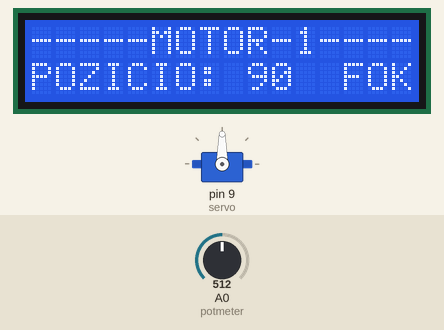
This sketch was run on a simulated Arduino Uno, built with avr-gcc and run on an emulated ATmega328P. Parts: 16×2 character LCD, servo. Inputs (shaded band) come from the test bench; at power-on: A0 (potmeter) = 512.

Above: at 4.2 s.
4.3 s: A0 (potmeter) set to 716
At 5.3 s:
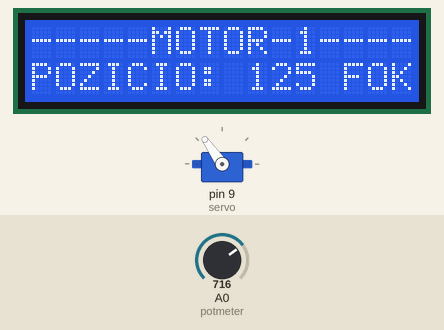
5.8 s: A0 (potmeter) set to 900
At 6.4 s:
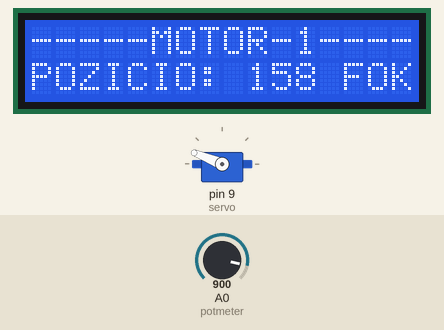
7.3 s: A0 (potmeter) set to 1023
At 8.5 s:
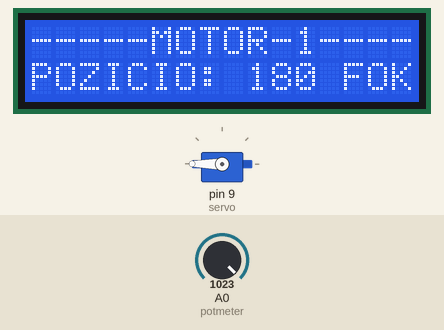
8.8 s: A0 (potmeter) set to 306
At 9.8 s:
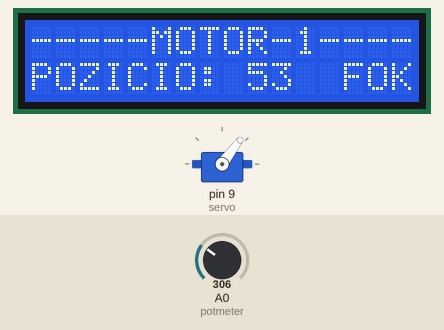
10.3 s: A0 (potmeter) set to 122
At 10.6 s:
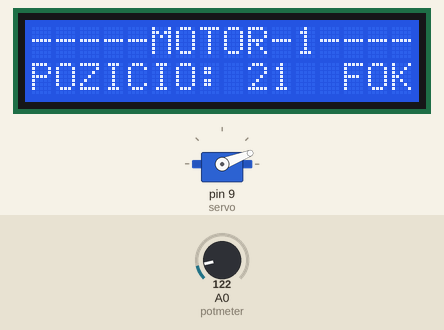
Timing chart, 0 to 12.8 s (numbered marks = the images above; inputs shaded):
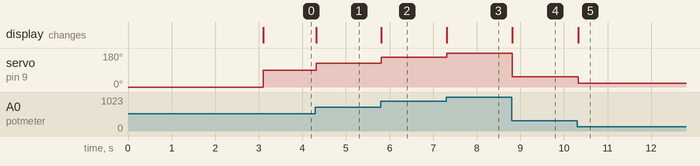

Measured:
- after the input at 4.3 s, servo on pin 9 (servo): 90° → 125° at once; the display: changes at once (image 1)
- after the input at 5.8 s, servo on pin 9 (servo): 125° → 158° at once; the display: changes at once (image 2)
- after the input at 7.3 s, servo on pin 9 (servo): 158° → 180° at once; the display: changes at once (image 3)
- after the input at 8.8 s, servo on pin 9 (servo): 180° → 53° at once; the display: changes at once (image 4)
- after the input at 10.3 s, servo on pin 9 (servo): 53° → 21° at once; the display: changes at once (image 5)

The sketch:

servocontrol.ino
```cpp
#include<Wire.h> //Wire könyvtár beillesztése az I2C busz használatához
#include<LiquidCrystal_I2C.h> //Az I2C Folyékony kristályos LCD kijelző kezelő könyvtára
LiquidCrystal_I2C lcd(0x27, 16, 2); //Az általunk használt kijelző karakterkészlete 16 karakter és 2 sor
#include<Servo.h> //A szervomotor vezérléséhez szükséges könyvtár beillesztése
Servo servo; //Servo típusú változó mely a szervomotorra mutat

int p; //A pozíciót tartalmazó változó
const int potmeter = A0; //konstans globális integer típusú változó mely a potenciométer vezetőjének pin-jét tárolja

void setup()
{
  lcd.init(); //Az LCD kijelző inicializálása
  lcd.backlight(); //Az LCD kijelző háttérvilágításának bekapcsolása
  lcd.clear(); //Az LCD kijelző tartalmának a törlése
  servo.attach(9); //A szervomotor csatlakoztatása a 9-es pinre
  servo.write(0); //A szervomotor 0-dik pozícióba állítása
  delay(3000); //Várakozás 3 másodpercig
  lcd.setCursor(0,0); //Kurzor pozicionálás ez esetben 0. karakter a 0. sorban
  lcd.print("-----MOTOR-1----"); //Megadott karakterlánc kiíratása
}

void loop() //ciklus
{
  lcd.setCursor(0,1); //Kurzor pozicionálás ez esetben 0. karakter a 1. sorban
  lcd.print("POZICIO:"); //Megadott karakterlánc kiíratása
  p = analogRead(potmeter); //A potenciométer értékének beolvasása és a p változóban tárolása
  p = map (p, 0, 1023, 0, 180); //A kapott érték intervallumának motorpozícióként értelmezhető értékké alakítása
  lcd.setCursor(9,1); //Kurzor pozicionálás ez esetben 9. karakter a 1. sorban
  lcd.print(p); //A változó értékének kiíratása
  lcd.print(" "); //Üres karakterlánc kiíratása
  servo.write(p); //A szervomotor pozicionálása a változó értékének megfelelően
  lcd.setCursor(13,1); //Kurzor pozicionálás ez esetben 13. karakter a 1. sorban
  lcd.print("FOK"); //Megadott karakterlánc kiíratása
  delay(10); //Várakozás 10 mikroszekundum ideig
}
```
